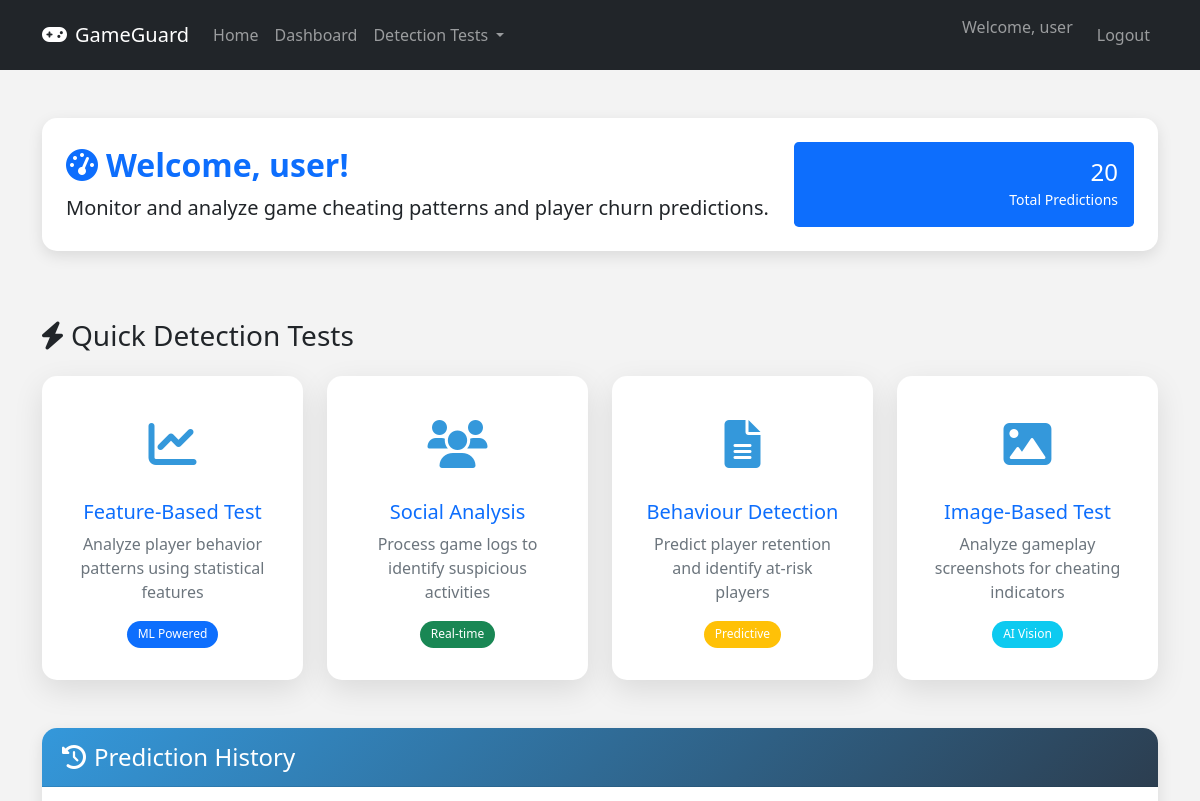
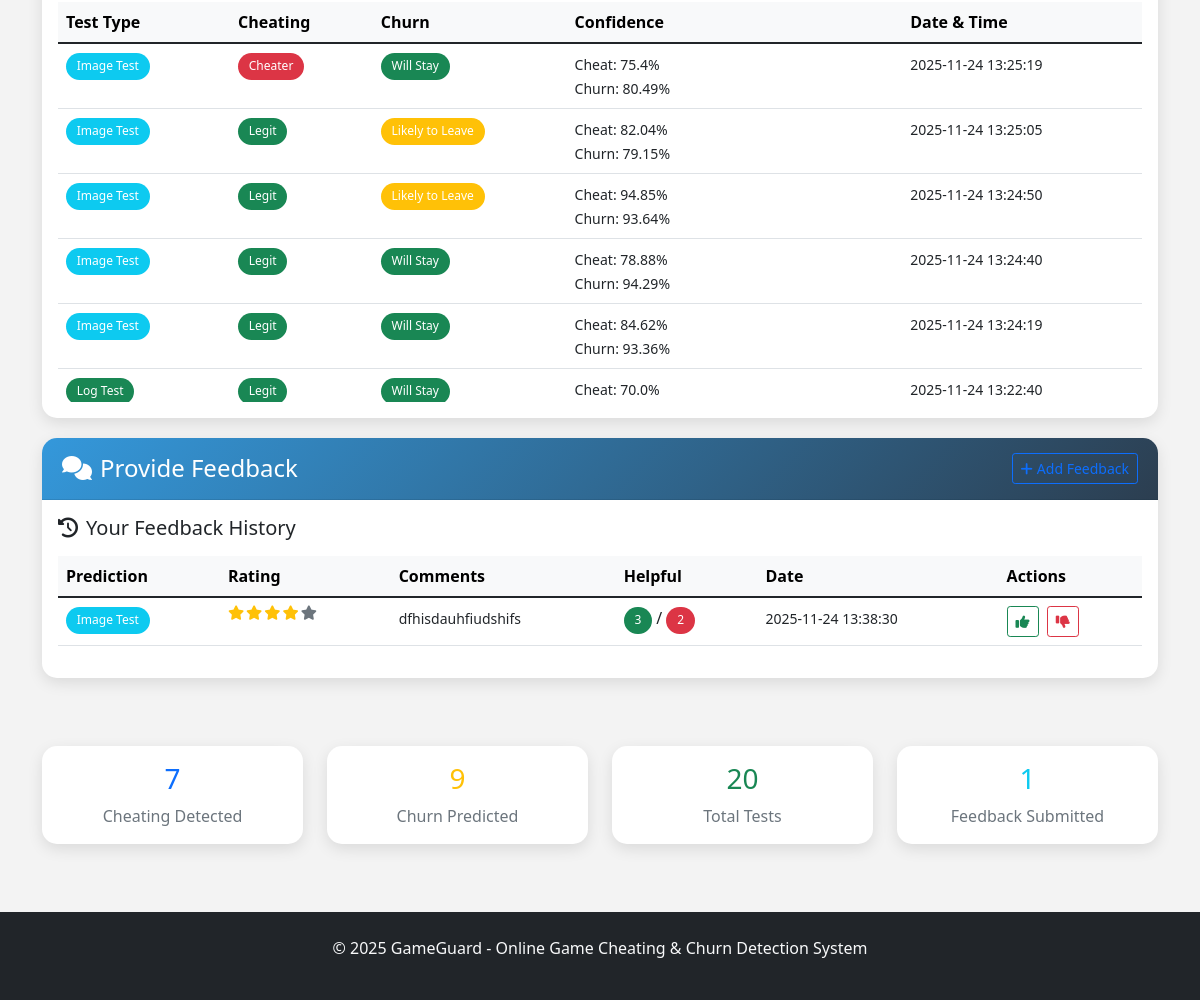
The app's page /dashboard (signed in) with its own data (2 pictures, top to bottom).
### tables this page shows
CREATE TABLE predictions (
            id INTEGER PRIMARY KEY AUTOINCREMENT,
            user_id INTEGER,
            test_type TEXT NOT NULL,
            cheat_prediction INTEGER,
            churn_prediction INTEGER,
            cheat_confidence REAL,
            churn_confidence REAL,
            cheat_reasons TEXT,
            churn_reasons TEXT,
            created_at TIMESTAMP DEFAULT CURRENT_TIMESTAMP,
            FOREIGN KEY (user_id) REFERENCES users (id)
        );

CREATE TABLE feedback (
            id INTEGER PRIMARY KEY AUTOINCREMENT,
            user_id INTEGER,
            prediction_id INTEGER,
            rating INTEGER NOT NULL,
            comments TEXT,
            helpful INTEGER DEFAULT 0,
            not_helpful INTEGER DEFAULT 0,
            created_at TIMESTAMP DEFAULT CURRENT_TIMESTAMP,
            FOREIGN KEY (user_id) REFERENCES users (id),
            FOREIGN KEY (prediction_id) REFERENCES predictions (id)
        );

### app.py (the view)
@app.route('/dashboard')
def dashboard():
    if 'user_id' not in session:
        flash('Please login to access dashboard', 'error')
        return redirect(url_for('login'))
    predictions = get_user_predictions(session['user_id'])
    user_feedback = get_user_feedback(session['user_id'])
    return render_template('dashboard.html',
                         predictions=predictions,
                         user_feedback=user_feedback)

### templates/dashboard.html (shortened to what this page needs)
{% extends "base.html" %}
{% block content %}
<div class="container py-5">
    <div class="row mb-5">
        <div class="col-12">
            <div class="dashboard-card">
                <div class="card-body p-4">
                    <div class="row align-items-center">
                        <div class="col-md-8">
                            <h2 class="fw-bold text-primary mb-2">
                                <i class="fas fa-tachometer-alt me-2"></i>Welcome, {{ session.username }}!
                            </h2>
                            <p class="lead mb-0">Monitor and analyze game cheating patterns and player churn predictions.</p>
                        </div>
                        <div class="col-md-4 text-end">
                            <div class="stat-card bg-primary text-white p-3 rounded-3">
                                <h4 class="mb-0">{{ predictions|length }}</h4>
                                <small>Total Predictions</small>
                            </div>
                        </div>
                    </div>
                </div>
            </div>
        </div>
    </div>
    <div class="row mb-5">
        <div class="col-12">
            <h3 class="mb-4"><i class="fas fa-bolt me-2"></i>Quick Detection Tests</h3>
            <div class="row g-4">
                <div class="col-md-6 col-lg-3">
                    <a href="{{ url_for('portrait_analysis')}}" class="text-decoration-none">
                        <div class="test-card">
                            <div class="test-icon">
                                <i class="fas fa-chart-line"></i>
                            </div>
                            <h5>Feature-Based Test</h5>
                            <p class="text-muted">Analyze player behavior patterns using statistical features</p>
                            <span class="badge bg-primary">ML Powered</span>
                        </div>
                    </a>
                </div>
                <div class="col-md-6 col-lg-3">
                    <a href="{{ url_for('log_test') }}" class="text-decoration-none">
                        <div class="test-card">
                            <div class="test-icon">
                                <i class="fas fa-users"></i>
                            </div>
                            <h5>Social Analysis</h5>
                            <p class="text-muted">Process game logs to identify suspicious activities</p>
                            <span class="badge bg-success">Real-time</span>
                        </div>
                    </a>
                </div>
                <div class="col-md-6 col-lg-3">
                    <a href="{{ url_for('churn_test') }}" class="text-decoration-none">
                        <div class="test-card">
                            <div class="test-icon">
                                <i class="fas fa-file-alt"></i>
                            </div>
                            <h5>Behaviour Detection</h5>
                            <p class="text-muted">Predict player retention and identify at-risk players</p>
                            <span class="badge bg-warning">Predictive</span>
                        </div>
                    </a>
                </div>
                <div class="col-md-6 col-lg-3">
                    <a href="{{ url_for('image_test') }}" class="text-decoration-none">
                        <div class="test-card">
                            <div class="test-icon">
                                <i class="fas fa-image"></i>
                            </div>
                            <h5>Image-Based Test</h5>
                            <p class="text-muted">Analyze gameplay screenshots for cheating indicators</p>
                            <span class="badge bg-info">AI Vision</span>
                        </div>
                    </a>
                </div>
            </div>
        </div>
    </div>
    <div class="row">
        <div class="col-12">
            <div class="dashboard-card">
                <div class="card-header">
                    <h4 class="mb-0"><i class="fas fa-history me-2"></i>Prediction History</h4>
                </div>
                <div class="card-body">
                    {% if predictions %}
                    <div class="table-responsive">
                        <table class="table table-hover">
                            <thead class="table-light">
                                <tr>
                                    <th>Test Type</th>
                                    <th>Cheating</th>
                                    <th>Churn</th>
                                    <th>Confidence</th>
                                    <th>Date & Time</th>
                                </tr>
                            </thead>
                            <tbody>
                                {% for prediction in predictions %}
                                <tr>
                                    <td>
                                        <span class="badge
                                            {% if prediction[2] == 'portrait_analysis' %}bg-primary
                                            {% elif prediction[2] == 'log_test' %}bg-success
                                            {% elif prediction[2] == 'churn_test' %}bg-warning
                                            {% else %}bg-info{% endif %}">
                                            {{ prediction[2].replace('_', ' ').title() }}
                                        </span>
                                    </td>
                                    <td>
                                        {% if prediction[3] == 1 %}
                                        <span class="badge bg-danger">Cheater</span>
                                        {% else %}
                                        <span class="badge bg-success">Legit</span>
                                        {% endif %}
                                    </td>
                                    <td>
                                        {% if prediction[4] == 1 %}
                                        <span class="badge bg-warning">Likely to Leave</span>
                                        {% else %}
                                        <span class="badge bg-success">Will Stay</span>
                                        {% endif %}
                                    </td>
                                    <td>
                                        <small>Cheat: {{ prediction[5] }}%</small><br>
                                        <small>Churn: {{ prediction[6] }}%</small>
                                    </td>
                                    <td>
                                        <small>{{ prediction[9] }}</small>
                                    </td>
                                </tr>
                                {% endfor %}
                            </tbody>
                        </table>
                    </div>
                    {% endif %}
                </div>
            </div>
        </div>
    </div>
    <div class="row mb-5">
        <div class="col-12">
            <div class="dashboard-card">
                <div class="card-header d-flex justify-content-between align-items-center">
                    <h4 class="mb-0"><i class="fas fa-comments me-2"></i>Provide Feedback</h4>
                    <button class="btn btn-sm btn-outline-primary" type="button" data-bs-toggle="collapse" data-bs-target="#feedbackForm">
                        <i class="fas fa-plus me-1"></i>Add Feedback
                    </button>
                </div>
                <div class="card-body">
                    <h5 class="mb-3"><i class="fas fa-history me-2"></i>Your Feedback History</h5>
                    {% if user_feedback %}
                    <div class="table-responsive">
                        <table class="table table-hover">
                            <thead class="table-light">
                                <tr>
                                    <th>Prediction</th>
                                    <th>Rating</th>
                                    <th>Comments</th>
                                    <th>Helpful</th>
                                    <th>Date</th>
                                    <th>Actions</th>
                                </tr>
                            </thead>
                            <tbody>
                                {% for feedback in user_feedback %}
                                <tr>
                                    <td>
                                        <span class="badge
                                            {% if feedback[8] == 'portrait_analysis' %}bg-primary
                                            {% elif feedback[8] == 'log_test' %}bg-success
                                            {% elif feedback[8] == 'churn_test' %}bg-warning
                                            {% else %}bg-info{% endif %}">
                                            {{ feedback[8].replace('_', ' ').title() }}
                                        </span>
                                    </td>
                                    <td>
                                        <div class="star-rating-display">
                                            {% for i in range(1, 6) %}
                                            <i class="fas fa-star{% if i <= feedback[3] %} text-warning{% else %} text-muted{% endif %}"></i>
                                            {% endfor %}
                                        </div>
                                    </td>
                                    <td>
                                        {% if feedback[4] %}
                                        <small>{{ feedback[4][:100] }}{% if feedback[4]|length > 100 %}...{% endif %}</small>
                                        {% else %}
                                        <small class="text-muted">No comments</small>
                                        {% endif %}
                                    </td>
                                    <td>
                                        <span class="badge bg-success">{{ feedback[5] }}</span> /
                                        <span class="badge bg-danger">{{ feedback[6] }}</span>
                                    </td>
                                    <td>
                                        <small>{{ feedback[7] }}</small>
                                    </td>
                                    <td>
                                        <button class="btn btn-sm btn-outline-success me-1"
                                                onclick="markHelpful({{ feedback[0] }})"
                                                title="Mark as Helpful">
                                            <i class="fas fa-thumbs-up"></i>
                                        </button>
                                        <button class="btn btn-sm btn-outline-danger"
                                                onclick="markNotHelpful({{ feedback[0] }})"
                                                title="Mark as Not Helpful">
                                            <i class="fas fa-thumbs-down"></i>
                                        </button>
                                    </td>
                                </tr>
                                {% endfor %}
                            </tbody>
                        </table>
                    </div>
                    {% endif %}
                </div>
            </div>
        </div>
    </div>
    <div class="row mt-4">
        <div class="col-md-3">
            <div class="dashboard-card text-center">
                <div class="card-body">
                    <h3 class="text-primary">{{ predictions|selectattr("3", "equalto", 1)|list|length }}</h3>
                    <p class="text-muted mb-0">Cheating Detected</p>
                </div>
            </div>
        </div>
        <div class="col-md-3">
            <div class="dashboard-card text-center">
                <div class="card-body">
                    <h3 class="text-warning">{{ predictions|selectattr("4", "equalto", 1)|list|length }}</h3>
                    <p class="text-muted mb-0">Churn Predicted</p>
                </div>
            </div>
        </div>
        <div class="col-md-3">
            <div class="dashboard-card text-center">
                <div class="card-body">
                    <h3 class="text-success">{{ predictions|length }}</h3>
                    <p class="text-muted mb-0">Total Tests</p>
                </div>
            </div>
        </div>
        <div class="col-md-3">
            <div class="dashboard-card text-center">
                <div class="card-body">
                    <h3 class="text-info">{{ user_feedback|length }}</h3>
                    <p class="text-muted mb-0">Feedback Submitted</p>
                </div>
            </div>
        </div>
    </div>
</div>
{% endblock %}

### templates/base.html (shortened to what this page needs)
<!DOCTYPE html>
<html lang="en">
<head>
    <link href="https://cdn.jsdelivr.net/npm/bootstrap@5.1.3/dist/css/bootstrap.min.css" rel="stylesheet">
    <link href="https://cdnjs.cloudflare.com/ajax/libs/font-awesome/6.0.0/css/all.min.css" rel="stylesheet">
    <link href="{{ url_for('static', filename='css/style.css') }}" rel="stylesheet">
</head>
<body>
    <nav class="navbar navbar-expand-lg navbar-dark bg-dark header-padding">
        <div class="container ">
            <a class="navbar-brand" href="{{ url_for('index') }}">
                <i class="fas fa-gamepad me-2"></i>GameGuard
            </a>
            <div class="collapse navbar-collapse" id="navbarNav">
                <ul class="navbar-nav me-auto">
                    <li class="nav-item">
                        <a class="nav-link" href="{{ url_for('index') }}">Home</a>
                    </li>
                    {% if session.user_id %}
                    <li class="nav-item">
                        <a class="nav-link" href="{{ url_for('dashboard') }}">Dashboard</a>
                    </li>
                    <li class="nav-item dropdown">
                        <a class="nav-link dropdown-toggle" href="#" id="testsDropdown" role="button" data-bs-toggle="dropdown">
                            Detection Tests
                        </a>
                    </li>
                    {% endif %}
                </ul>
                <ul class="navbar-nav">
                    {% if session.user_id %}
                    <li class="nav-item">
                        <span class="navbar-text me-3">Welcome, {{ session.username }}</span>
                    </li>
                    <li class="nav-item">
                        <a class="nav-link" href="{{ url_for('logout') }}">Logout</a>
                    </li>
                    {% endif %}
                </ul>
            </div>
        </div>
    </nav>
    <main>
        {% block content %}{% endblock %}
    </main>
    <footer class="bg-dark text-light py-4">
        <div class="container text-center">
            <p>&copy; 2025 GameGuard - Online Game Cheating & Churn Detection System</p>
        </div>
    </footer>
</body>
</html>

### records on screen
predictions: test_type "Image Test", cheat_prediction "Cheater", churn_prediction "Will Stay", cheat_confidence "75.4", churn_confidence "80.49", created_at "2025-11-24 13:25:19"
predictions: test_type "Image Test", cheat_prediction "Legit", churn_prediction "Likely to Leave", cheat_confidence "82.04", churn_confidence "79.15", created_at "2025-11-24 13:25:05"
predictions: test_type "Image Test", cheat_prediction "Legit", churn_prediction "Likely to Leave", cheat_confidence "94.85", churn_confidence "93.64", created_at "2025-11-24 13:24:50"
predictions: test_type "Image Test", cheat_prediction "Legit", churn_prediction "Will Stay", cheat_confidence "78.88", churn_confidence "94.29", created_at "2025-11-24 13:24:40"
predictions: test_type "Image Test", cheat_prediction "Legit", churn_prediction "Will Stay", cheat_confidence "84.62", churn_confidence "93.36", created_at "2025-11-24 13:24:19"
predictions: test_type "Log Test", cheat_prediction "Legit", churn_prediction "Will Stay", cheat_confidence "70.0", created_at "2025-11-24 13:22:40"
feedback: test_type "Image Test", rating 4 (drawn), comments "dfhisdauhfiudshifs", helpful "3", not_helpful "2", created_at "2025-11-24 13:38:30"

### other values on screen
{{ session.username }} "user"
{{ predictions|length }} "20"
{{ predictions|selectattr("3", "equalto", 1)|list|length }} "7"
{{ predictions|selectattr("4", "equalto", 1)|list|length }} "9"
{{ user_feedback|length }} "1"
